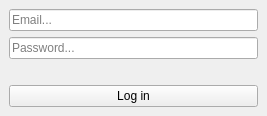
<?xml version="1.0" encoding="UTF-8"?>
<ui version="4.0">
 <class>LoginWindow</class>
 <widget class="QMainWindow" name="LoginWindow">
  <property name="geometry">
   <rect>
    <x>0</x>
    <y>0</y>
    <width>267</width>
    <height>112</height>
   </rect>
  </property>
  <property name="windowTitle">
   <string>Infinit</string>
  </property>
  <widget class="QWidget" name="centralwidget">
   <layout class="QVBoxLayout" name="verticalLayout_2">
    <item>
     <widget class="QLineEdit" name="login_field">
      <property name="placeholderText">
       <string>Email...</string>
      </property>
     </widget>
    </item>
    <item>
     <widget class="QLineEdit" name="password_field">
      <property name="echoMode">
       <enum>QLineEdit::Password</enum>
      </property>
      <property name="placeholderText">
       <string>Password...</string>
      </property>
     </widget>
    </item>
    <item>
     <widget class="QLabel" name="message">
      <property name="text">
       <string/>
      </property>
      <property name="alignment">
       <set>Qt::AlignCenter</set>
      </property>
     </widget>
    </item>
    <item>
     <widget class="QPushButton" name="login_button">
      <property name="text">
       <string>Log in</string>
      </property>
     </widget>
    </item>
   </layout>
  </widget>
 </widget>
 <resources/>
 <connections>
  <connection>
   <sender>login_button</sender>
   <signal>clicked()</signal>
   <receiver>LoginWindow</receiver>
   <slot>login()</slot>
   <hints>
    <hint type="sourcelabel">
     <x>133</x>
     <y>115</y>
    </hint>
    <hint type="destinationlabel">
     <x>133</x>
     <y>67</y>
    </hint>
   </hints>
  </connection>
 </connections>
 <slots>
  <slot>login()</slot>
 </slots>
</ui>
